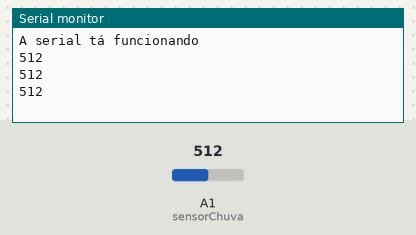
A sketch run on a simulated Arduino Uno, built with avr-gcc and run on an emulated ATmega328P. On the bench: the last lines printed to the serial monitor. The test bench sets the inputs (shaded band); at power-on: A1 (sensorChuva) = 512.

Above: at 1.3 s.
1.4 s: A1 (sensorChuva) set to 716
At 1.9 s:
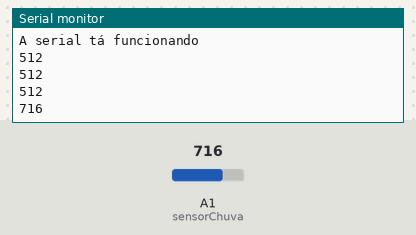
2.9 s: A1 (sensorChuva) set to 900
At 3.4 s:
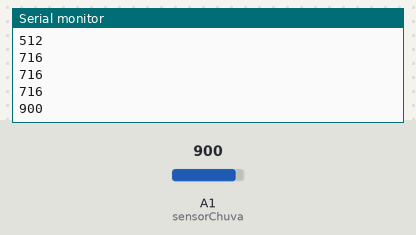
Timing chart, 0 to 5.9 s (numbered marks = the images above; inputs shaded):
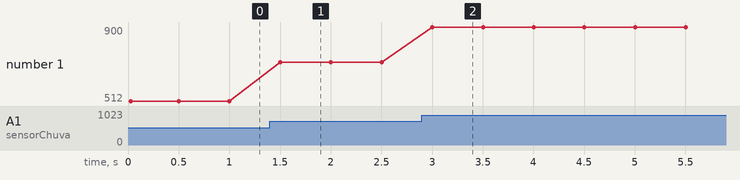

The sketch:

FC37-sketch.ino
```cpp
/*
                                    Explicando o código e o sensor
  PS: Antes de começar, vou avisar, esse é o segundo sketch que estou fazendo, não pretendo mexer na ligação do circuito para tentar integrar tudo mais tarde de maneira mais fácil.
  Agora, vou comentar sobre esse sensor
  O FC-37 é um sensor que mede a presença de água em sua superfície. Basicamente, ele possui o sensor, que é uma placa composta por várias trilhas de cobre separadas umas das outras.
  A água possui nela, sais dissolvidos, que conduzem energia elétrica. Quando a água faz com que as trilhas dessa placa se encostem, uma corrente é induzida.
  O sensor é conectado a um driver, que possui um AmpOp e envia valores digitais e analógicos para os pinos de saída. O SENSOR NÃO POSSUI POLARIDADE.
  Os valores analógicos serão valores de 0 a 1023. A lógica é a seguinte: quanto maior o valor lido, menor é a concentração de água,
  tendo em vista que a resistência do sensor é inversamente proporcional à quantidade de água despejada sobre ele
*/

int sensorChuva = A1;
int valorChuva = 0;

void setup() {
  pinMode(sensorChuva, INPUT);
  Serial.begin(9600);
  Serial.println("A serial tá funcionando");
}

void loop() {

  valorChuva = analogRead(sensorChuva);
  Serial.println(valorChuva);

  delay(500);

}

// Basicamente, estou lendo os valores do sensor e mandando para a serial. Vou testar os valores que o sensor manda dependendo da quantidade de água que eu coloco sobre ele.
// O sensor é bem sensível, apenas com uma gota curto-circuitando duas trilhas, o valor caiu para cerca de 930. Com duas gotas, 780, com 3 gotas, 690. Vou usar o valor 700 como referência
```

Measured:
- after the input at 1.4 s, the serial monitor: prints a new line after 0.10 s (image 1)
- after the input at 2.9 s, the serial monitor: prints a new line after 0.10 s (image 2)
- plotted number 1: 512 → 716 after the input at 1.4 s, 716 → 900 after the input at 2.9 s
